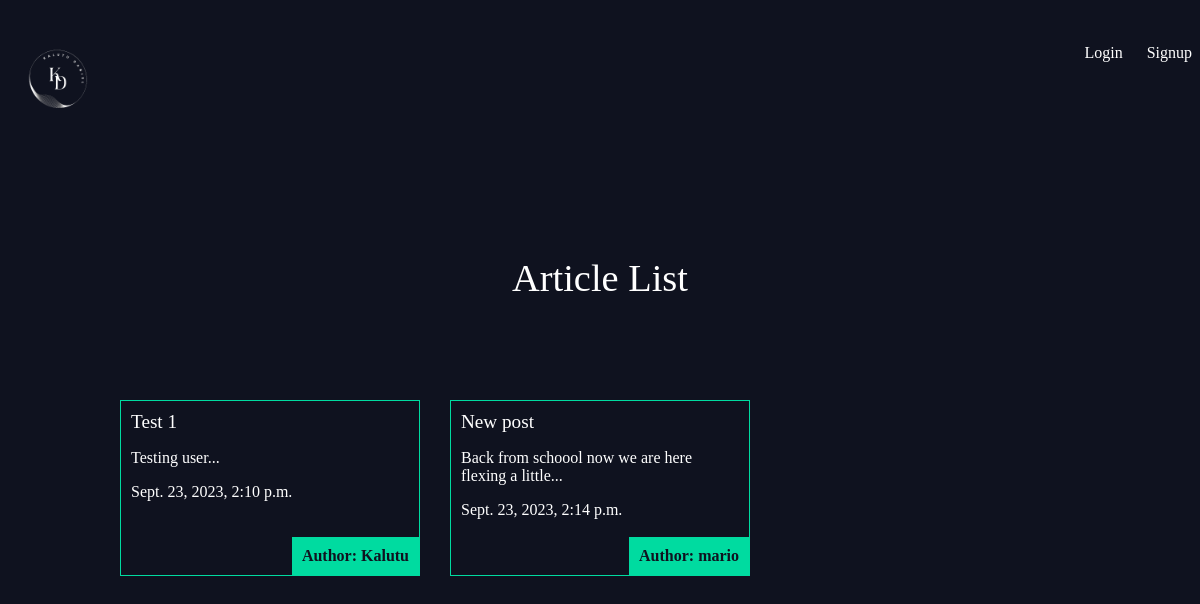
The page / on the database its author committed.
### articles/models.py (models this page shows, shortened)
class Article(models.Model):
    title = models.CharField(max_length=100)
    slug = models.SlugField()
    body = models.TextField()
    date = models.DateTimeField(auto_now_add=True)
    thumb = models.ImageField(default="default.png", blank=True)
    author = models.ForeignKey(User, default=None, on_delete=models.CASCADE)
    def snippet(self):
        return self.body[:50] + "..."

### articles/views.py (the view)
# urls.py: path('', article_list, name='list'),
def article_list(request):
    articles = Article.objects.all().order_by('date')
    return render(request, 'articles/article_list.html', {"articles":articles})

### articles/templates/articles/article_list.html
{% extends 'base.html' %}
{% block content %}
    <h1>Article List</h1>
    <div class="articles">
        {% for article in articles %}
            <div class="article">
                <h2><a href="{% url 'articles:detail' slug=article.slug %}">{{article.title}}</a></h2>
                <p>{{article.snippet}}</p>
                <p>{{article.date}}</p>
                <p class="author">Author: {{ article.author }}</p>
            </div>
        {% endfor %}
    </div>
{% endblock %}

### articles/static/css/styles.css (style rules this page uses)
body { background-color: #0f121f; background-image: url(../img/star.jpg); background-repeat: no-repeat; color: #fff; }
h1, h2, h3, h4, h5 { font-weight: normal; margin: 0; }
a { color: #fff; text-decoration: none; }
.wrapper h1 { text-align: center; margin: 100px auto; font-size: 2.4em; }
.articles { display: grid; grid-template-columns: 1fr 1fr 1fr; grid-gap: 30px; }
.article { padding: 10px; border: 1px solid #00dba0; position: relative; padding-bottom: 40px; }
.article h2 { font-size: 1.2em; }
.article .author { padding: 10px; background-color: #00dba0; position: absolute; right: 0; bottom: 0; margin: 0; color: #0f121f; font-weight: 600; }

### rows shown on the page
Article: title "Test 1", snippet "Testing user...", date "Sept. 23, 2023, 2:10 p.m.", author "Kalutu"
Article: title "New post", snippet "Back from schoool now we are here flexing a little...", date "Sept. 23, 2023, 2:14 p.m.", author "mario"
